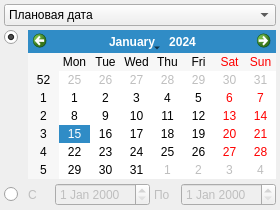
                   <widget class="QWidget" name="tabDateFilter">
                    <attribute name="title">
                     <string>&amp;Дата</string>
                    </attribute>
                    <layout class="QGridLayout" name="gridLayout_7" rowstretch="0,0,0,0">
                     <property name="margin">
                      <number>4</number>
                     </property>
                     <property name="spacing">
                      <number>4</number>
                     </property>
                     <item row="2" column="0">
                      <spacer name="verticalSpacer_3">
                       <property name="orientation">
                        <enum>Qt::Vertical</enum>
                       </property>
                       <property name="sizeType">
                        <enum>QSizePolicy::Ignored</enum>
                       </property>
                       <property name="sizeHint" stdset="0">
                        <size>
                         <width>20</width>
                         <height>40</height>
                        </size>
                       </property>
                      </spacer>
                     </item>
                     <item row="3" column="1">
                      <widget class="QWidget" name="pnlDateRange" native="true">
                       <property name="enabled">
                        <bool>false</bool>
                       </property>
                       <layout class="QHBoxLayout" name="horizontalLayout_2">
                        <property name="spacing">
                         <number>4</number>
                        </property>
                        <property name="margin">
                         <number>0</number>
                        </property>
                        <item>
                         <widget class="QLabel" name="lblDateRangeFrom">
                          <property name="text">
                           <string>С</string>
                          </property>
                         </widget>
                        </item>
                        <item>
                         <widget class="CDateEdit" name="edtBegDate"/>
                        </item>
                        <item>
                         <widget class="QLabel" name="lblDateRangeTo">
                          <property name="text">
                           <string>По</string>
                          </property>
                         </widget>
                        </item>
                        <item>
                         <widget class="CDateEdit" name="edtEndDate"/>
                        </item>
                       </layout>
                      </widget>
                     </item>
                     <item row="1" column="0">
                      <widget class="QRadioButton" name="btnCalendarDate">
                       <property name="text">
                        <string/>
                       </property>
                       <property name="checkable">
                        <bool>true</bool>
                       </property>
                       <property name="checked">
                        <bool>true</bool>
                       </property>
                      </widget>
                     </item>
                     <item row="3" column="0">
                      <widget class="QRadioButton" name="btnDateRange">
                       <property name="text">
                        <string/>
                       </property>
                      </widget>
                     </item>
                     <item row="1" column="1" rowspan="2">
                      <widget class="CCalendarWidget" name="calendar">
                       <property name="sizePolicy">
                        <sizepolicy hsizetype="Preferred" vsizetype="Preferred">
                         <horstretch>0</horstretch>
                         <verstretch>0</verstretch>
                        </sizepolicy>
                       </property>
                       <property name="firstDayOfWeek">
                        <enum>Qt::Monday</enum>
                       </property>
                       <property name="gridVisible">
                        <bool>false</bool>
                       </property>
                      </widget>
                     </item>
                     <item row="0" column="0" colspan="2">
                      <widget class="QComboBox" name="cmbDateType">
                       <item>
                        <property name="text">
                         <string>Плановая дата</string>
                        </property>
                       </item>
                       <item>
                        <property name="text">
                         <string>Дата начала</string>
                        </property>
                       </item>
                       <item>
                        <property name="text">
                         <string>Дата окончания</string>
                        </property>
                       </item>
                      </widget>
                     </item>
                    </layout>
                   </widget>
